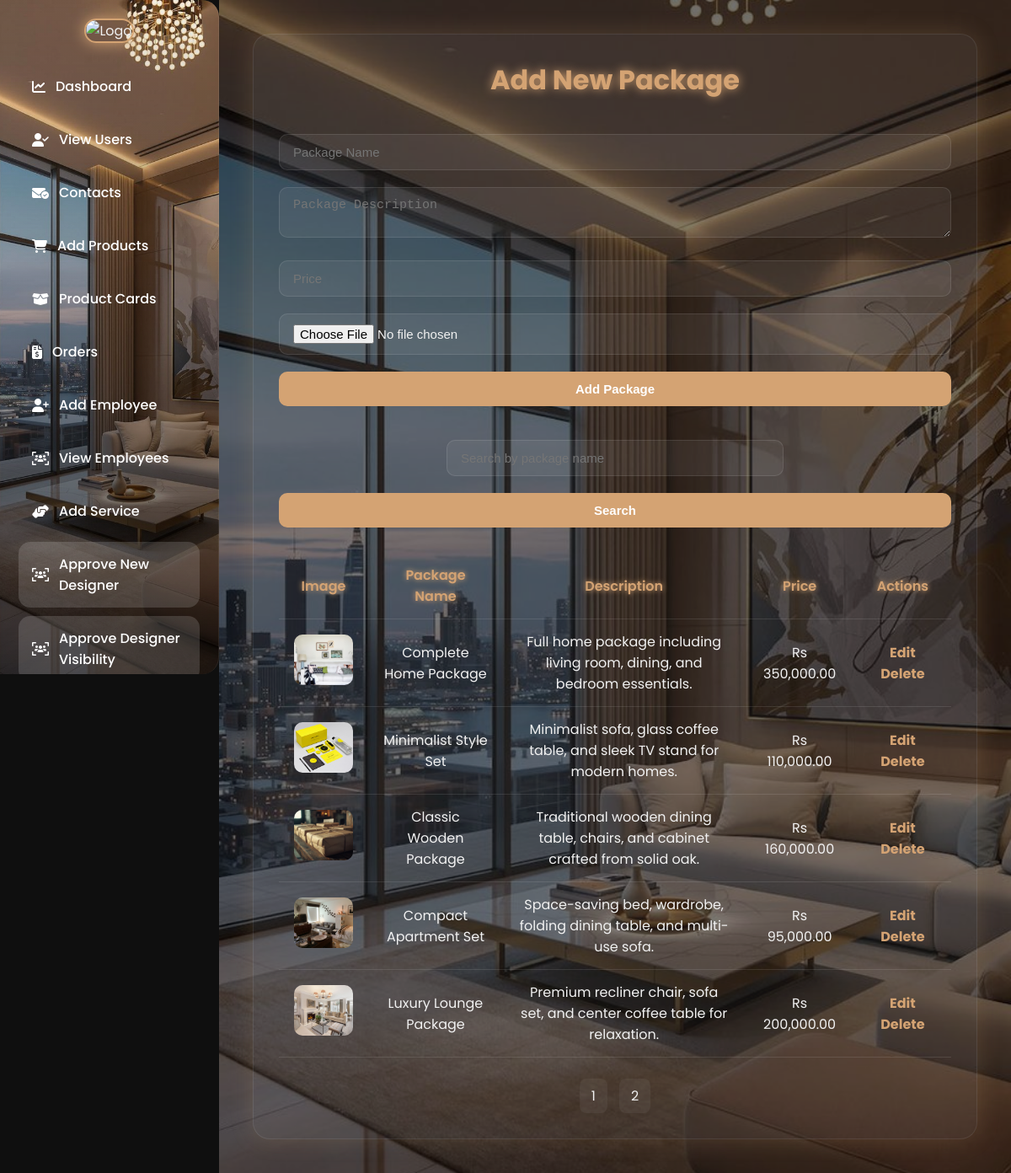
/admin_add_pakages.php (signed in), run on the app's committed database.
### tables this page shows
CREATE TABLE `packages` (
  `id` int(11) NOT NULL,
  `name` varchar(255) NOT NULL,
  `description` text NOT NULL,
  `price` decimal(10,2) NOT NULL,
  `image` varchar(255) NOT NULL,
  `created_at` timestamp NOT NULL DEFAULT current_timestamp()
);

### admin_add_pakages.php (the view, shortened to what this page needs)
<?php
include 'db.php';
$editing = false;
$edit_package = [];
$limit = 5;
$page = isset($_GET['page']) ? max(1, intval($_GET['page'])) : 1;
$start = ($page - 1) * $limit;
$search = isset($_GET['search']) ? mysqli_real_escape_string($conn, $_GET['search']) : '';
$where = $search ? "WHERE name LIKE '%$search%'" : '';
$total_query = mysqli_query($conn, "SELECT COUNT(*) AS total FROM packages $where");
$total = mysqli_fetch_assoc($total_query)['total'];
$pages = ceil($total / $limit);
$result = mysqli_query($conn, "SELECT * FROM packages $where ORDER BY id DESC LIMIT $start, $limit");
?>
<!DOCTYPE html>
<html lang="en">
<head>
  <link rel="stylesheet" href="https://cdnjs.cloudflare.com/ajax/libs/font-awesome/6.4.0/css/all.min.css">
</head>
<body>
  <div class="sidebar">
    <div class="logo">
      <img src="elegance salon images/logo.jpg" alt="Logo" />
    </div>
   <nav>
            <a href="admin.php"><i class="fa-solid fa-chart-line"></i> Dashboard</a>
            <a href="Signup_view.php"><i class="fa-solid fa-user-check"></i> View Users</a>
            <a href="contect_view.php"><i class="fa-solid fa-envelope-circle-check"></i> Contacts</a>
            <a href="admin_add_product3.php"><i class="fa-solid fa-cart-shopping"></i> Add Products</a>
            <a href="view_products_cards.php"><i class="fa-solid fa-box-open"></i> Product Cards</a>
            <a href="admin_order.php"><i class="fa-solid fa-file-invoice-dollar"></i> Orders</a>
            <a href="admin_add_employee.php"><i class="fa-solid fa-user-plus"></i> Add Employee</a>
            <a href="admin_view_employee.php"><i class="fa-solid fa-users-viewfinder"></i> View Employees</a>
            <a href="appointment_service_add.php"><i class="fa-solid fa-handshake-angle"></i> Add Service</a>
            <a href="designer-approval.php" style="background:rgba(255,255,255,0.15);"><i
                    class="fa-solid fa-users-viewfinder"></i> Approve New Designer</a>
            <a href="designer-approval.php" style="background:rgba(255,255,255,0.15);"><i
                    class="fa-solid fa-users-viewfinder"></i> Approve Designer Visibility</a>
        </nav>
  </div>
  <div class="main-content">
    <div class="container">
      <h2><?= $editing ? 'Update Package' : 'Add New Package' ?></h2>
      <form method="POST" enctype="multipart/form-data">
        <input type="text" name="package_name" placeholder="Package Name" value="<?= $editing ? $edit_package['name'] : '' ?>" required>
        <textarea name="package_description" placeholder="Package Description" required><?= $editing ? $edit_package['description'] : '' ?></textarea>
        <input type="number" step="0.01" name="package_price" placeholder="Price" value="<?= $editing ? $edit_package['price'] : '' ?>" required>
        <input type="file" name="package_image" <?= $editing ? '' : 'required' ?>>
        <button type="submit"><?= $editing ? 'Update Package' : 'Add Package' ?></button>
      </form>
      <div class="search-box">
        <form method="GET">
          <input type="text" name="search" placeholder="Search by package name" value="<?= $search ?>">
          <button type="submit">Search</button>
        </form>
      </div>
      <table>
        <thead>
          <tr>
            <th>Image</th>
            <th>Package Name</th>
            <th>Description</th>
            <th>Price</th>
            <th>Actions</th>
          </tr>
        </thead>
        <tbody>
          <?php while ($row = mysqli_fetch_assoc($result)): ?>
            <tr>
              <td><img src="<?= $row['image'] ?>" alt=""></td>
              <td><?= htmlspecialchars($row['name']) ?></td>
              <td class="description"><?= nl2br(htmlspecialchars($row['description'])) ?></td>
              <td>Rs <?= number_format($row['price'], 2) ?></td>
              <td class="actions">
                <a href="?edit=<?= $row['id'] ?>">Edit</a>
                <a href="?delete=<?= $row['id'] ?>" onclick="return confirm('Delete this package?')">Delete</a>
              </td>
            </tr>
          <?php endwhile; ?>
        </tbody>
      </table>
      <div class="pagination">
        <?php for ($i = 1; $i <= $pages; $i++): ?>
          <a href="?page=<?= $i ?>&search=<?= urlencode($search) ?>"><?= $i ?></a>
        <?php endfor; ?>
      </div>
    </div>
  </div>
</body>
</html>

### admin_add_pakages.php (style rules this page uses)
:root { --brand-accent: #d4a373; --brand-hover: #b89560; --bg-dark: #0f0f0f; --card-bg: rgba(255, 255, 255, 0.06); --text-light: #f1f1f1; --sidebar-width: 260px; --shadow-glow: 0 0 18px var(--brand-accent); --glass-blur: blur(16px); }
* { margin: 0; padding: 0; box-sizing: border-box; }
body { font-family: 'Poppins', sans-serif; background: var(--bg-dark); color: var(--text-light); display: flex; min-height: 100vh; overflow-x: hidden; }
.sidebar { width: var(--sidebar-width); background: linear-gradient(180deg, rgba(212,163,115,0.1), rgba(0,0,0,0.7)), url('decorevistaimages/aaca7cec36ff5dd44456a145fc7a6b70.jpg') center/cover no-repeat; padding: 22px; position: fixed; height: 100vh; overflow-y: auto; border-right: 1px solid rgba(255, 255, 255, 0.08); backdrop-filter: var(--glass-blur); z-index: 1001; transition: transform 0.3s ease-in-out; border-radius: 0 20px 20px 0; }
.sidebar .logo { text-align: center; margin-bottom: 25px; }
.sidebar .logo img { width: 130px; border-radius: 14px; border: 2px solid var(--brand-accent); box-shadow: var(--shadow-glow); }
.sidebar nav a { display: flex; align-items: center; color: #fff; text-decoration: none; padding: 14px 16px; margin: 10px 0; border-radius: 14px; font-weight: 500; font-size: 16px; gap: 12px; transition: 0.35s ease, transform 0.2s ease; }
.main-content { margin-left: var(--sidebar-width); padding: 40px; flex: 1; width: calc(100% - var(--sidebar-width)); background: url('decorevistaimages/aaca7cec36ff5dd44456a145fc7a6b70.jpg') center/cover no-repeat; position: relative; z-index: 1; overflow-x: hidden; min-height: 100vh; }
.main-content::before { content: ''; position: absolute; inset: 0; background: rgba(0,0,0,0.55); z-index: 0; }
.main-content > * { position: relative; z-index: 1; }
h2 { font-size: 32px; color: var(--brand-accent); margin-bottom: 30px; text-align: center; text-shadow: 0 0 12px var(--brand-accent); }
.container { background: var(--card-bg); padding: 30px; border-radius: 20px; width: 100%; max-width: 1200px; margin: 0 auto; box-shadow: 0 0 28px rgba(212,163,115,0.2); border: 1px solid rgba(255,255,255,0.08); overflow-x: auto; }
input[type="text"], input[type="number"], textarea, input[type="file"], button { width: 100%; padding: 12px 16px; margin: 10px 0; border-radius: 10px; border: 1px solid rgba(255,255,255,0.1); background: rgba(255, 255, 255, 0.06); color: var(--text-light); font-size: 15px; }
button { background-color: var(--brand-accent); border: none; cursor: pointer; color: white; font-weight: 600; transition: 0.3s ease; }
table { width: 100%; border-collapse: collapse; color: var(--text-light); min-width: 600px; }
th, td { padding: 14px 18px; text-align: center; border-bottom: 1px solid rgba(255,255,255,0.1); }
th { color: var(--brand-accent); font-weight: 600; text-shadow: 0 0 6px var(--brand-accent); }
table img { width: 70px; height: 60px; object-fit: cover; border-radius: 10px; }
.actions a { margin: 0 6px; color: var(--brand-accent); text-decoration: none; font-weight: bold; }
.pagination { text-align: center; margin-top: 25px; }
.pagination a { display: inline-block; padding: 8px 14px; margin: 0 5px; border-radius: 8px; background: rgba(255,255,255,0.05); color: var(--text-light); text-decoration: none; transition: 0.3s ease; }
.search-box { margin: 20px 0; text-align: center; }
.search-box input[type="text"] { width: 70%; max-width: 400px; }

### data on the page
packages: image (picture), name "Complete Home Package", description "Full home package including living room, dining, and bedroom essentials.", price "350,000.00"
packages: image (picture), name "Minimalist Style Set", description "Minimalist sofa, glass coffee table, and sleek TV stand for modern homes.", price "110,000.00"
packages: image (picture), name "Classic Wooden Package", description "Traditional wooden dining table, chairs, and cabinet crafted from solid oak.", price "160,000.00"
packages: image (picture), name "Compact Apartment Set", description "Space-saving bed, wardrobe, folding dining table, and multi-use sofa.", price "95,000.00"
packages: image (picture), name "Luxury Lounge Package", description "Premium recliner chair, sofa set, and center coffee table for relaxation.", price "200,000.00"
